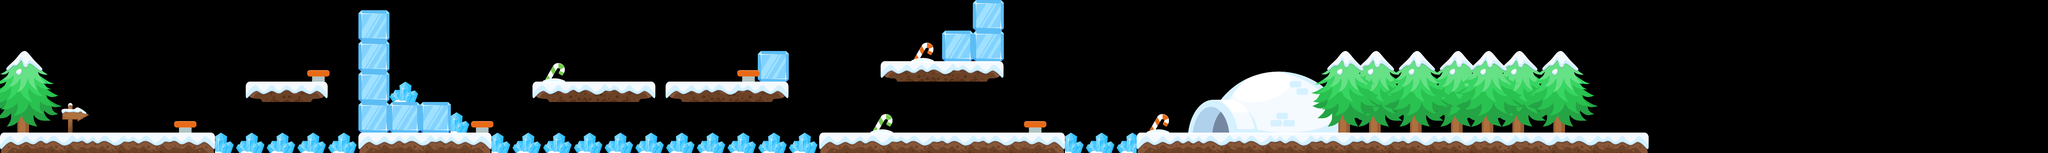

Below is a game level as drawn by its tile map, then a one-line description and the .tmx that defines it (tile-layer data replaced by summaries):
An orthogonal 200x15 tile map with 32x32 px tiles, 6 tile layers (ground, exit, collide, noncollide2, ...), 11 tilesets.

<map version="1.0" orientation="orthogonal" renderorder="right-down" width="200" height="15" tilewidth="32" tileheight="32" nextobjectid="1">
 <tileset firstgid="1" name="tileset" tilewidth="32" tileheight="32">
  <image source="tileset.png" width="384" height="126" />
 </tileset>
 <tileset firstgid="37" name="Crystal" tilewidth="32" tileheight="32">
  <image source="Crystal.png" width="97" height="78" />
 </tileset>
 <tileset firstgid="43" name="tileset2" tilewidth="32" tileheight="32">
  <image source="tileset2.png" width="384" height="93" />
 </tileset>
 <tileset firstgid="67" name="IceBox" tilewidth="101" tileheight="101">
  <image source="IceBox.png" width="101" height="101" />
 </tileset>
 <tileset firstgid="68" name="Sign_2" tilewidth="87" tileheight="93">
  <image source="Sign_2.png" width="87" height="93" />
 </tileset>
 <tileset firstgid="69" name="Tree_2" tilewidth="32" tileheight="32">
  <image source="Tree_2.png" width="228" height="280" />
 </tileset>
 <tileset firstgid="125" name="Igloo" tilewidth="32" tileheight="32">
  <image source="Igloo.png" width="511" height="201" />
 </tileset>
 <tileset firstgid="215" name="caneGreenSmall" tilewidth="70" tileheight="70">
  <image source="caneGreenSmall.png" width="70" height="70" />
 </tileset>
 <tileset firstgid="216" name="caneRedSmall" tilewidth="70" tileheight="70">
  <image source="caneRedSmall.png" width="70" height="70" />
 </tileset>
 <tileset firstgid="217" name="string" tilewidth="70" tileheight="70">
  <image source="string.png" width="70" height="70" />
 </tileset>
 <tileset firstgid="218" name="IceBox" tilewidth="33" tileheight="33">
  <image source="IceBox.png" width="101" height="101" />
 </tileset>
 <layer name="ground" width="200" height="15">
  <data>[3000 cells, 394 non-empty, 57 distinct tile ids]</data>
 </layer>
 <layer name="exit" width="200" height="15">
  <data>[3000 cells, 90 non-empty, 90 distinct tile ids]</data>
 </layer>
 <layer name="collide" width="200" height="15">
  <data>[3000 cells, 116 non-empty, 6 distinct tile ids]</data>
 </layer>
 <layer name="noncollide2" width="200" height="15">
  <data>[3000 cells, 208 non-empty, 56 distinct tile ids]</data>
 </layer>
 <layer name="noncollide1" width="200" height="15">
  <data>[3000 cells, 229 non-empty, 59 distinct tile ids]</data>
 </layer>
 <layer name="jump" width="200" height="15">
  <data>[3000 cells, 5 non-empty, 1 distinct tile ids]</data>
 </layer>
</map>
